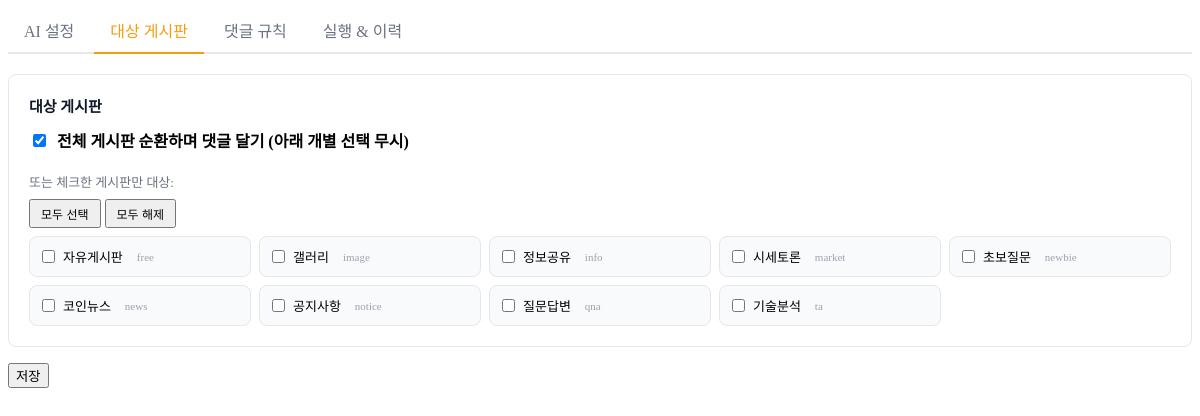
Screenshot of /plugins/ai-auto-comment/settings.php?page=plugins&settings=0&tab=boards with the database file from the repository.
### tables this page shows
CREATE TABLE `nb_boards` (
  `id` int NOT NULL AUTO_INCREMENT,
  `board_id` varchar(50) NOT NULL,
  `title` varchar(100) NOT NULL,
  `description` text,
  `board_type` varchar(20) DEFAULT 'normal',
  `categories` varchar(500) DEFAULT '',
  `list_count` int DEFAULT '20',
  `sort_order` int DEFAULT '0',
  `is_active` tinyint DEFAULT '1',
  `write_level` tinyint DEFAULT '2',
  `comment_level` tinyint DEFAULT '2',
  `allow_delete` tinyint DEFAULT '1',
  `allow_comment_delete` tinyint DEFAULT '1',
  `point_write_cost` int DEFAULT '0',
  `allow_paid_file` tinyint DEFAULT '0',
  `created_at` datetime DEFAULT CURRENT_TIMESTAMP,
  PRIMARY KEY (`id`),
  UNIQUE KEY `board_id` (`board_id`)
);

### core/DB.php (called while the page is built, shortened)
<?php
class DB
{
    private static ?PDO $instance = null;
    public static function getInstance(): PDO
    {
        if (self::$instance === null) {
            $config = require __DIR__ . '/../config/config.php';
            $dsn = "mysql:host={$config['db_host']};dbname={$config['db_name']};charset=utf8mb4";
            self::$instance = new PDO($dsn, $config['db_user'], $config['db_pass'], [
                PDO::ATTR_ERRMODE => PDO::ERRMODE_EXCEPTION,
                PDO::ATTR_DEFAULT_FETCH_MODE => PDO::FETCH_ASSOC,
                PDO::ATTR_EMULATE_PREPARES => false,
            ]);
        }
        return self::$instance;
    }
    public static function query(string $sql, array $params = []): PDOStatement
    {
        $stmt = self::getInstance()->prepare($sql);
        $stmt->execute($params);
        return $stmt;
    }
    public static function fetchAll(string $sql, array $params = []): array
    {
        return self::query($sql, $params)->fetchAll();
    }
    public static function getPrefix(): string
    {
        static $prefix = null;
        if ($prefix === null) {
            $config = require __DIR__ . '/../config/config.php';
            $prefix = $config['db_prefix'] ?? 'nb_';
        }
        return $prefix;
    }
}

### plugins/ai-auto-comment/settings.php (the view, shortened to what this page needs)
<?php
$_aicFile  = __DIR__ . '/config.json';
$_aicRaw = file_exists($_aicFile) ? json_decode(file_get_contents($_aicFile), true) : [];
$_aic = array_merge([
    'enabled'             => '0',
    'openai_api_key'      => '',
    'openai_model'        => 'openai/gpt-4o-mini',
    'system_prompt'       => '당신은 한국어 커뮤니티 사이트의 평범한 방문자로서 게시글에 달리는 자연스러운 댓글을 작성하는 작가입니다. 실제 사람이 쓴 것처럼 다양한 어투/말투/반응을 섞어서 작성하세요. 광고나 홍보성 멘트는 절대 넣지 말고, 과한 이모지 남발도 피하세요.',
    'target_all_boards'   => '1',
    'target_board_ids'    => '',
    'comment_min'         => '2',
    'comment_max'         => '5',
    'length_mode'         => 'random',
    'target_days'         => '7',
    'target_max_comments' => '5',
    'auto_interval_minutes' => '30',
    'batch_size'          => '3',
    'skip_own_comments'   => '1',
    'reply_enabled'       => '1',
    'reply_ratio'         => '30',
], $_aicRaw);
$allBoards = [];
if (class_exists('DB')) {
    try {
        $prefix = DB::getPrefix();
        $allBoards = DB::fetchAll("SELECT board_id, title, board_type FROM {$prefix}boards WHERE is_active = 1 ORDER BY board_id") ?: [];
    } catch (Exception $e) {}
}
$selectedBoards = array_filter(array_map('trim', explode(',', $_aic['target_board_ids'])));
$tab = $_GET['tab'] ?? 'ai';
?>
<div class="aic-nav">
    <a href="?page=plugins&settings=<?= (int)($_GET['settings'] ?? 0) ?>&tab=ai" class="<?= $tab==='ai'?'active':'' ?>">AI 설정</a>
    <a href="?page=plugins&settings=<?= (int)($_GET['settings'] ?? 0) ?>&tab=boards" class="<?= $tab==='boards'?'active':'' ?>">대상 게시판</a>
    <a href="?page=plugins&settings=<?= (int)($_GET['settings'] ?? 0) ?>&tab=rules" class="<?= $tab==='rules'?'active':'' ?>">댓글 규칙</a>
    <a href="?page=plugins&settings=<?= (int)($_GET['settings'] ?? 0) ?>&tab=run" class="<?= $tab==='run'?'active':'' ?>">실행 & 이력</a>
</div>
<?php if ($tab === 'ai'): ?>
<div style="background:#fffbeb;border:1px solid #fde68a;border-radius:10px;padding:14px 16px;margin-bottom:16px">
    <div style="font-size:13px;color:#92400e;line-height:1.6">
        <strong>AI 설정 순서</strong><br>
        1. <strong>OpenRouter API 키</strong> 입력 → 저장<br>
        2. "대상 게시판" 탭에서 댓글 달 게시판 선택<br>
        3. "댓글 규칙" 탭에서 댓글 수/길이/대댓글 등 설정<br>
        4. "실행 & 이력" 탭에서 "지금 1회 실행" 또는 <strong>챗봇 활성화</strong> 체크 (자동 실행)
    </div>
</div>
<form method="post">
    <input type="hidden" name="aic_save" value="1">
    <div class="aic-section">
        <h3>활성화</h3>
        <label style="display:flex;align-items:center;gap:8px;cursor:pointer">
            <input type="checkbox" name="enabled" <?= $_aic['enabled']==='1'?'checked':'' ?>>
            자동 실행 활성화 (관리자 페이지 방문 시 설정된 간격마다 자동으로 배치 실행)
        </label>
        <small>체크 안 해도 "실행 & 이력" 탭에서 수동으로 돌릴 수 있어요.</small>
    </div>
    <div class="aic-section">
        <h3>OpenAI 연결</h3>
        <div class="form-group">
            <label>OpenRouter API 키</label>
            <input type="password" name="openai_api_key" value="<?= htmlspecialchars($_aic['openai_api_key']) ?>" placeholder="sk-or-v1-..." autocomplete="new-password">
        </div>
        <div class="form-group">
            <label>모델</label>
            <select name="openai_model">
                <?= nb_openrouter_options($_aic['openai_model'] ?? '') ?>
            </select>
        </div>
    </div>
    <div class="aic-section">
        <h3>시스템 프롬프트 (AI 성격)</h3>
        <textarea name="system_prompt" rows="5"><?= htmlspecialchars($_aic['system_prompt']) ?></textarea>
        <small>AI가 어떤 톤으로 댓글 쓸지 지시합니다. 사이트 성격에 맞게 수정하세요.</small>
    </div>
    <button type="submit" class="btn btn-primary">저장</button>
</form>
<?php elseif ($tab === 'boards'): ?>
<form method="post">
    <div class="aic-section">
        <h3>대상 게시판</h3>
        <div class="form-group">
            <label style="display:flex;align-items:center;gap:8px;cursor:pointer;font-weight:600">
                <input type="checkbox" name="target_all_boards" id="aic_all" <?= $_aic['target_all_boards']==='1'?'checked':'' ?>>
                전체 게시판 순환하며 댓글 달기 (아래 개별 선택 무시)
            </label>
        </div>
        <div style="margin-top:20px">
            <div style="font-size:13px;color:#6b7280;margin-bottom:8px">또는 체크한 게시판만 대상:</div>
            <?php if (empty($allBoards)): ?>
                <div style="padding:16px;background:#f9fafb;border-radius:8px;color:#9ca3af;font-size:13px">
                    활성화된 게시판이 없습니다.
                </div>
            <?php else: ?>
                <div style="margin-bottom:8px">
                    <button type="button" class="btn" id="aic_check_all" style="font-size:12px;padding:4px 10px">모두 선택</button>
                    <button type="button" class="btn" id="aic_uncheck_all" style="font-size:12px;padding:4px 10px">모두 해제</button>
                </div>
                <div class="aic-boards-grid">
                    <?php foreach ($allBoards as $b): ?>
                    <label class="aic-board-item">
                        <input type="checkbox" name="board_ids[]" value="<?= htmlspecialchars($b['board_id']) ?>" <?= in_array($b['board_id'], $selectedBoards, true) ? 'checked' : '' ?>>
                        <span><?= htmlspecialchars($b['title']) ?></span>
                        <span class="aic-board-id"><?= htmlspecialchars($b['board_id']) ?></span>
                    </label>
                    <?php endforeach; ?>
                </div>
            <?php endif; ?>
        </div>
    </div>
    <button type="submit" class="btn btn-primary">저장</button>
</form>
<?php endif; ?>

### plugins/ai-auto-comment/settings.php (style rules this page uses)
.aic-nav { display:flex;gap:4px;border-bottom:2px solid #e5e7eb;margin-bottom:20px;padding-bottom:0 }
.aic-nav a { padding:10px 16px;text-decoration:none;color:#6b7280;font-weight:500;border-bottom:2px solid transparent;margin-bottom:-2px }
.aic-nav a.active { color:#f59e0b;border-color:#f59e0b }
.aic-section { background:#fff;padding:20px;border-radius:8px;margin-bottom:16px;border:1px solid #e5e7eb }
.aic-section h3 { margin:0 0 12px;font-size:15px;font-weight:600;color:#111827 }
.aic-boards-grid { display:grid;grid-template-columns:repeat(auto-fill,minmax(220px,1fr));gap:8px;margin-top:8px }
.aic-board-item { display:flex;align-items:center;gap:8px;padding:10px 12px;background:#f9fafb;border:1px solid #e5e7eb;border-radius:8px;cursor:pointer;font-size:13px }
.aic-board-item input { margin:0 }
.aic-board-id { color:#9ca3af;font-size:11px;margin-left:6px }

### rows the page displays
nb_boards: title "자유게시판", board "free"
nb_boards: title "갤러리", board "image"
nb_boards: title "정보공유", board "info"
nb_boards: title "시세토론", board "market"
nb_boards: title "초보질문", board "newbie"
nb_boards: title "코인뉴스", board "news"
nb_boards: title "공지사항", board "notice"
nb_boards: title "질문답변", board "qna"
nb_boards: title "기술분석", board "ta"
